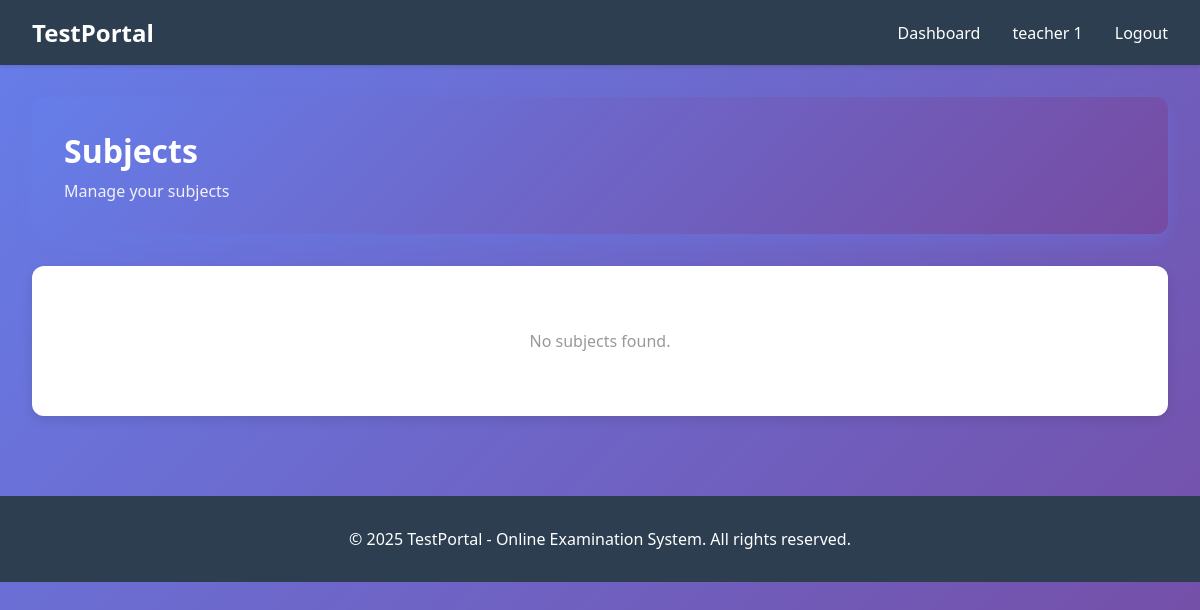
The app's page /questions/subjects/ (signed in), older data.
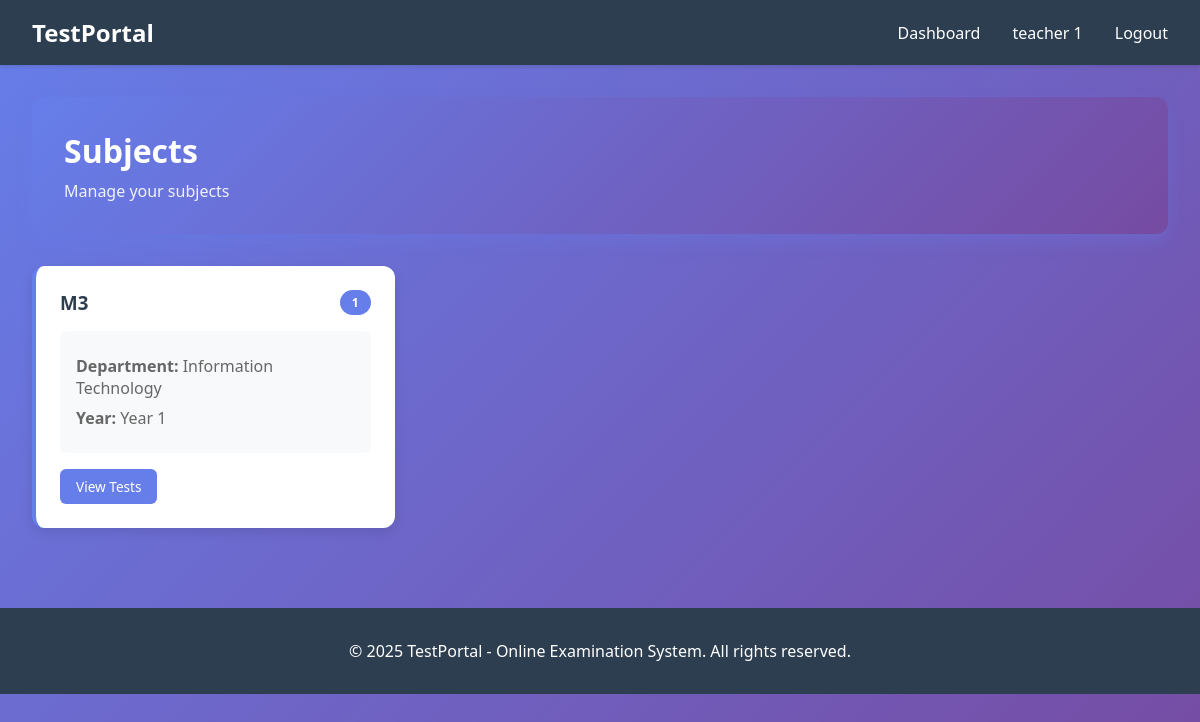
The same page, newer data.
### questions/models.py (models this page shows, shortened)
class Subject(models.Model):
    name = models.CharField(max_length=100, unique=True)
    code = models.CharField(max_length=20, unique=True)
    department = models.CharField(max_length=100)
    year = models.IntegerField()
    description = models.TextField(blank=True)
    created_at = models.DateTimeField(auto_now_add=True)
    class Meta:
        ordering = ['name']

### questions/views.py (the view)
# urls.py: path('subjects/', views.subject_list, name='subject_list'),
@login_required(login_url='accounts:login')
def subject_list(request):
    subjects = Subject.objects.all()
    if request.user.role == 'HOD':
        try:
            hod_profile = HODProfile.objects.get(user=request.user)
            subjects = subjects.filter(department=hod_profile.department)
        except HODProfile.DoesNotExist:
            subjects = Subject.objects.none()
    context = {'subjects': subjects}
    return render(request, 'questions/subject_list.html', context)

### templates/questions/subject_list.html (shortened to what this page needs)
{% extends 'base.html' %}
{% block content %}
<div class="dashboard-container">
    <div class="dashboard-header" style="background: linear-gradient(135deg, #667eea 0%, #764ba2 100%);">
        <div style="display: flex; justify-content: space-between; align-items: center;">
            <div>
                <h1>Subjects</h1>
                <p class="header-subtitle">Manage your subjects</p>
            </div>
        </div>
    </div>
    {% if subjects %}
    <div class="subjects-grid">
        {% for subject in subjects %}
        <div class="subject-card">
            <div class="subject-header">
                <h3>{{ subject.name }}</h3>
                <span class="subject-code">{{ subject.code }}</span>
            </div>
            <div class="subject-info">
                <p><strong>Department:</strong> {{ subject.department }}</p>
                <p><strong>Year:</strong> Year {{ subject.year }}</p>
            </div>
            <div class="subject-actions">
                <a href="{% url 'questions:test_list' %}?subject={{ subject.id }}" class="btn btn-small btn-primary">
                    View Tests
                </a>
            </div>
        </div>
        {% endfor %}
    </div>
    {% else %}
    <div class="content-card">
        <p style="text-align: center; color: #999; padding: 2rem;">
            No subjects found. {% if user.role in 'ADMIN,HOD' %}<a href="{% url 'questions:create_subject' %}">Create one now</a>{% endif %}
        </p>
    </div>
    {% endif %}
</div>
{% endblock %}

Row changes from the older to the newer data that the page shows:
added Subject: name "M3", code "1", department "Information Technology", year "1"
Text that changed along with them:
text no longer shown: "No subjects found."
